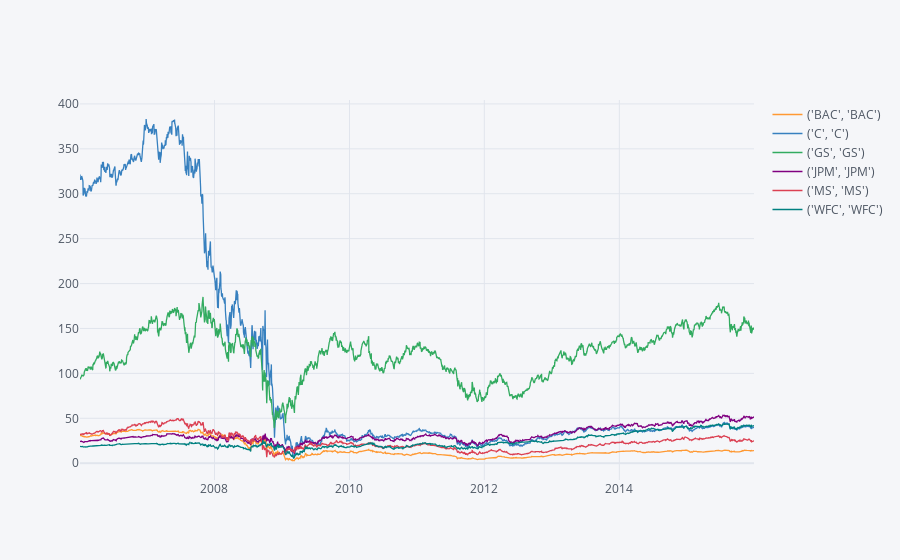

The cell this chart's notebook holds for it:
### Markdown cell above
**Plotting the iplot for the above data**

### Code cell
bank_stocks.xs(key='Close',level='Stock info',axis=1).iplot()

### Figure 1 — Plotly figure (JSON) as saved in the notebook; plotly's stock layout.template omitted (floating-point values rounded to 4 significant figures; data arrays with more than 128 entries replaced by an {"elided": "..."} marker saying what was removed)
{"data": [{"line": {"color": "rgba(255, 153, 51, 1.0)", "dash": "solid", "shape": "linear", "width": 1.3}, "mode": "lines", "name": "('BAC', 'BAC')", "text": "", "type": "scatter", "x": {"elided": "2517 str values"}, "y": {"elided": "2517 float values"}}, {"line": {"color": "rgba(55, 128, 191, 1.0)", "dash": "solid", "shape": "linear", "width": 1.3}, "mode": "lines", "name": "('C', 'C')", "text": "", "type": "scatter", "x": {"elided": "2517 str values"}, "y": {"elided": "2517 float values"}}, {"line": {"color": "rgba(50, 171, 96, 1.0)", "dash": "solid", "shape": "linear", "width": 1.3}, "mode": "lines", "name": "('GS', 'GS')", "text": "", "type": "scatter", "x": {"elided": "2517 str values"}, "y": {"elided": "2517 float values"}}, {"line": {"color": "rgba(128, 0, 128, 1.0)", "dash": "solid", "shape": "linear", "width": 1.3}, "mode": "lines", "name": "('JPM', 'JPM')", "text": "", "type": "scatter", "x": {"elided": "2517 str values"}, "y": {"elided": "2517 float values"}}, {"line": {"color": "rgba(219, 64, 82, 1.0)", "dash": "solid", "shape": "linear", "width": 1.3}, "mode": "lines", "name": "('MS', 'MS')", "text": "", "type": "scatter", "x": {"elided": "2517 str values"}, "y": {"elided": "2517 float values"}}, {"line": {"color": "rgba(0, 128, 128, 1.0)", "dash": "solid", "shape": "linear", "width": 1.3}, "mode": "lines", "name": "('WFC', 'WFC')", "text": "", "type": "scatter", "x": {"elided": "2517 str values"}, "y": {"elided": "2517 float values"}}], "layout": {"legend": {"bgcolor": "#F5F6F9", "font": {"color": "#4D5663"}}, "paper_bgcolor": "#F5F6F9", "plot_bgcolor": "#F5F6F9", "title": {"font": {"color": "#4D5663"}}, "xaxis": {"gridcolor": "#E1E5ED", "showgrid": true, "tickfont": {"color": "#4D5663"}, "title": {"font": {"color": "#4D5663"}, "text": ""}, "zerolinecolor": "#E1E5ED"}, "yaxis": {"gridcolor": "#E1E5ED", "showgrid": true, "tickfont": {"color": "#4D5663"}, "title": {"font": {"color": "#4D5663"}, "text": ""}, "zerolinecolor": "#E1E5ED"}}}
